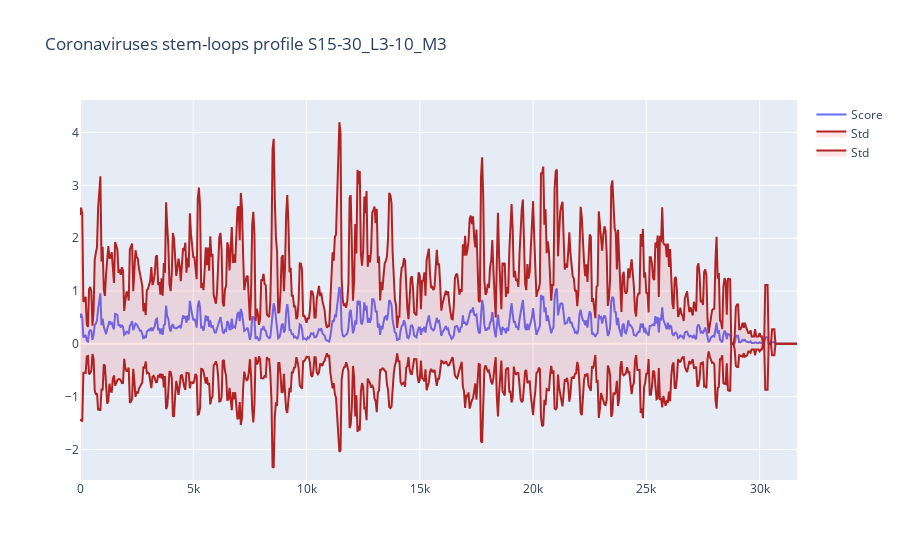

The cell this chart's notebook holds for it:
### Code cell
bins_scores_df = pd.read_csv(f'pal_S15-30_L3-10_M3_scores_by_virus_100.csv')
# bins_scores_pvals_df['NegLog10Pval'] = -1 * np.log10(bins_scores_pvals_df.P_val)
# bins_scores_pvals_df['NegLog10AdjPval'] = -1 * np.log10(bins_scores_pvals_df.P_val_adjusted)
# LOG_DEFAULT_THRESHOLD = -1 * np.log10(PVAL_THRESHOLD)
bins_scores_df_by_bins = bins_scores_df.groupby('Start').agg({'Score': np.mean}).reset_index()
bins_scores_df_by_bins['Std'] = bins_scores_df.groupby('Start').agg({'Score': np.std}).reset_index(drop=True)
bins_scores_df_by_bins = bins_scores_df_by_bins.fillna(0)
MAX_Y_VALUE = (bins_scores_df_by_bins['Score'] + bins_scores_df_by_bins['Std']).max() * 1.1
MIN_Y_VALUE = (bins_scores_df_by_bins['Score'] - bins_scores_df_by_bins['Std']).min() * 1.1
fig = go.Figure()
fig.add_trace(
    go.Scatter(
        x=bins_scores_df_by_bins['Start'],
        y=bins_scores_df_by_bins['Score'],
        name='Score',
    )
)
fig.add_trace(
    go.Scatter(
        x=bins_scores_df_by_bins['Start'],
        y=bins_scores_df_by_bins['Score'] + bins_scores_df_by_bins['Std'],
        name='Std',
        fill='tozeroy',
        fillcolor='rgba(255, 0, 0, 0.1)',
        line=dict(color='firebrick'),
        opacity=0.1
    )
)
fig.add_trace(
    go.Scatter(
        x=bins_scores_df_by_bins['Start'],
        y=bins_scores_df_by_bins['Score'] - bins_scores_df_by_bins['Std'],
        name='Std',
        fill='tozeroy',
        fillcolor='rgba(255, 0, 0, 0.1)',
        line=dict(color='firebrick'),
        opacity=0.1
    )
)
fig.update_layout(
    title='Coronaviruses stem-loops profile S15-30_L3-10_M3',
)
fig.update_yaxes(range=[MIN_Y_VALUE, MAX_Y_VALUE])
fig.show()

### Figure 1 — Plotly figure (JSON) as saved in the notebook; plotly's stock layout.template omitted (floating-point values rounded to 4 significant figures; data arrays with more than 128 entries replaced by an {"elided": "..."} marker saying what was removed)
{"data": [{"name": "Score", "type": "scatter", "x": {"elided": "634 int values"}, "y": {"elided": "634 float values"}}, {"fill": "tozeroy", "fillcolor": "rgba(255, 0, 0, 0.1)", "line": {"color": "firebrick"}, "name": "Std", "opacity": 0.1, "type": "scatter", "x": {"elided": "634 int values"}, "y": {"elided": "634 float values"}}, {"fill": "tozeroy", "fillcolor": "rgba(255, 0, 0, 0.1)", "line": {"color": "firebrick"}, "name": "Std", "opacity": 0.1, "type": "scatter", "x": {"elided": "634 int values"}, "y": {"elided": "634 float values"}}], "layout": {"autosize": true, "title": {"text": "Coronaviruses stem-loops profile S15-30_L3-10_M3"}, "xaxis": {"autorange": true, "range": [0, 31650], "type": "linear"}, "yaxis": {"range": [-2.576, 4.616], "type": "linear"}}}
